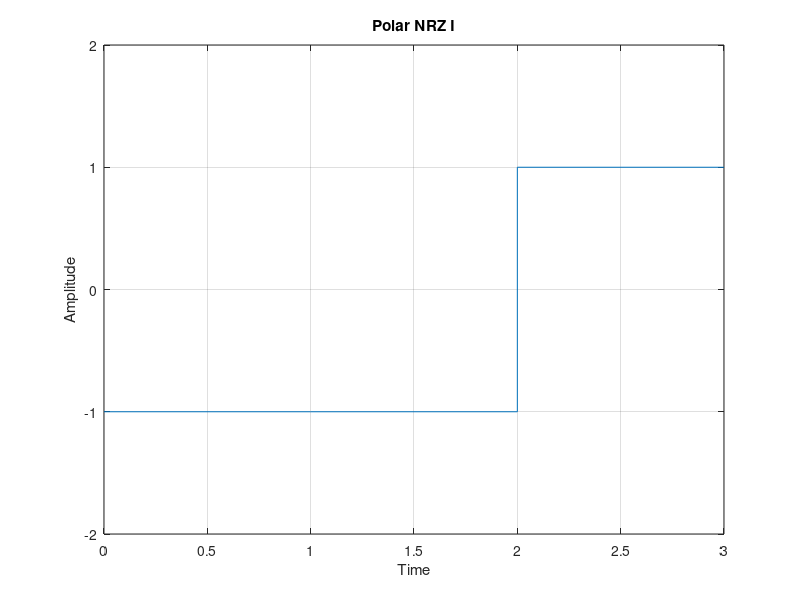

MATLAB code to generate this figure:
%Line code POLAR NRZ-Invert
clc;
clear all;
k=input('Enter the last two digit of ID No: ');
b=dec2bin(k);
fprintf('Binary Number of those digit: ');
m = sprintf('%s',b)-'0';
fprintf('%d ',m);
n = length(m);
x = [];
y = [];
a=1;
for i=1:n
    x=[x i-1 i];
    if(m(i)==1)
        y=[y -a -a];
    else
        y=[y a a];
    end
    a=y(length(y));
end
plot(x,y),axis([0,n,-2,2]);
title('Polar NRZ I');
xlabel('Time');
ylabel('Amplitude');
grid on;